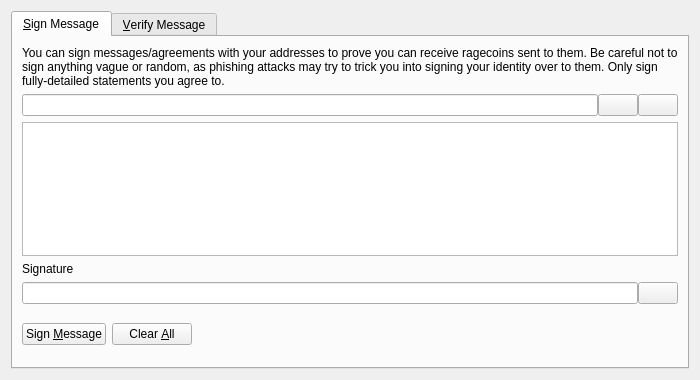
<?xml version="1.0" encoding="UTF-8"?>
<ui version="4.0">
 <class>SignVerifyMessageDialog</class>
 <widget class="QDialog" name="SignVerifyMessageDialog">
  <property name="geometry">
   <rect>
    <x>0</x>
    <y>0</y>
    <width>700</width>
    <height>380</height>
   </rect>
  </property>
  <property name="windowTitle">
   <string>Signatures - Sign / Verify a Message</string>
  </property>
  <property name="modal">
   <bool>true</bool>
  </property>
  <layout class="QVBoxLayout" name="verticalLayout">
   <item>
    <widget class="QTabWidget" name="tabWidget">
     <property name="currentIndex">
      <number>0</number>
     </property>
     <widget class="QWidget" name="tabSignMessage">
      <attribute name="title">
       <string>&amp;Sign Message</string>
      </attribute>
      <layout class="QVBoxLayout" name="verticalLayout_SM">
       <item>
        <widget class="QLabel" name="infoLabel_SM">
         <property name="text">
          <string>You can sign messages/agreements with your addresses to prove you can receive ragecoins sent to them. Be careful not to sign anything vague or random, as phishing attacks may try to trick you into signing your identity over to them. Only sign fully-detailed statements you agree to.</string>
         </property>
         <property name="textFormat">
          <enum>Qt::PlainText</enum>
         </property>
         <property name="wordWrap">
          <bool>true</bool>
         </property>
        </widget>
       </item>
       <item>
        <layout class="QHBoxLayout" name="horizontalLayout_1_SM">
         <property name="spacing">
          <number>0</number>
         </property>
         <item>
          <widget class="QValidatedLineEdit" name="addressIn_SM">
           <property name="toolTip">
            <string>The Ragecoin address to sign the message with</string>
           </property>
          </widget>
         </item>
         <item>
          <widget class="QPushButton" name="addressBookButton_SM">
           <property name="toolTip">
            <string>Choose previously used address</string>
           </property>
           <property name="text">
            <string/>
           </property>
           <property name="icon">
            <iconset resource="../bitcoin.qrc">
             <normaloff>:/icons/address-book</normaloff>:/icons/address-book</iconset>
           </property>
           <property name="shortcut">
            <string>Alt+A</string>
           </property>
           <property name="autoDefault">
            <bool>false</bool>
           </property>
          </widget>
         </item>
         <item>
          <widget class="QPushButton" name="pasteButton_SM">
           <property name="toolTip">
            <string>Paste address from clipboard</string>
           </property>
           <property name="text">
            <string/>
           </property>
           <property name="icon">
            <iconset resource="../bitcoin.qrc">
             <normaloff>:/icons/editpaste</normaloff>:/icons/editpaste</iconset>
           </property>
           <property name="shortcut">
            <string>Alt+P</string>
           </property>
           <property name="autoDefault">
            <bool>false</bool>
           </property>
          </widget>
         </item>
        </layout>
       </item>
       <item>
        <widget class="QPlainTextEdit" name="messageIn_SM">
         <property name="toolTip">
          <string>Enter the message you want to sign here</string>
         </property>
        </widget>
       </item>
       <item>
        <widget class="QLabel" name="signatureLabel_SM">
         <property name="text">
          <string>Signature</string>
         </property>
         <property name="textFormat">
          <enum>Qt::PlainText</enum>
         </property>
        </widget>
       </item>
       <item>
        <layout class="QHBoxLayout" name="horizontalLayout_2_SM">
         <property name="spacing">
          <number>0</number>
         </property>
         <item>
          <widget class="QLineEdit" name="signatureOut_SM">
           <property name="font">
            <font>
             <italic>true</italic>
            </font>
           </property>
           <property name="readOnly">
            <bool>true</bool>
           </property>
          </widget>
         </item>
         <item>
          <widget class="QPushButton" name="copySignatureButton_SM">
           <property name="toolTip">
            <string>Copy the current signature to the system clipboard</string>
           </property>
           <property name="text">
            <string/>
           </property>
           <property name="icon">
            <iconset resource="../bitcoin.qrc">
             <normaloff>:/icons/editcopy</normaloff>:/icons/editcopy</iconset>
           </property>
           <property name="autoDefault">
            <bool>false</bool>
           </property>
          </widget>
         </item>
        </layout>
       </item>
       <item>
        <layout class="QHBoxLayout" name="horizontalLayout_3_SM">
         <item>
          <widget class="QPushButton" name="signMessageButton_SM">
           <property name="toolTip">
            <string>Sign the message to prove you own this Ragecoin address</string>
           </property>
           <property name="text">
            <string>Sign &amp;Message</string>
           </property>
           <property name="icon">
            <iconset resource="../bitcoin.qrc">
             <normaloff>:/icons/edit</normaloff>:/icons/edit</iconset>
           </property>
           <property name="autoDefault">
            <bool>false</bool>
           </property>
          </widget>
         </item>
         <item>
          <widget class="QPushButton" name="clearButton_SM">
           <property name="toolTip">
            <string>Reset all sign message fields</string>
           </property>
           <property name="text">
            <string>Clear &amp;All</string>
           </property>
           <property name="icon">
            <iconset resource="../bitcoin.qrc">
             <normaloff>:/icons/remove</normaloff>:/icons/remove</iconset>
           </property>
           <property name="autoDefault">
            <bool>false</bool>
           </property>
          </widget>
         </item>
         <item>
          <spacer name="horizontalSpacer_1_SM">
           <property name="orientation">
            <enum>Qt::Horizontal</enum>
           </property>
           <property name="sizeHint" stdset="0">
            <size>
             <width>40</width>
             <height>48</height>
            </size>
           </property>
          </spacer>
         </item>
         <item>
          <widget class="QLabel" name="statusLabel_SM">
           <property name="font">
            <font>
             <weight>75</weight>
             <bold>true</bold>
            </font>
           </property>
           <property name="text">
            <string/>
           </property>
           <property name="wordWrap">
            <bool>true</bool>
           </property>
          </widget>
         </item>
         <item>
          <spacer name="horizontalSpacer_2_SM">
           <property name="orientation">
            <enum>Qt::Horizontal</enum>
           </property>
           <property name="sizeHint" stdset="0">
            <size>
             <width>40</width>
             <height>48</height>
            </size>
           </property>
          </spacer>
         </item>
        </layout>
       </item>
      </layout>
     </widget>
     <widget class="QWidget" name="tabVerifyMessage">
      <attribute name="title">
       <string>&amp;Verify Message</string>
      </attribute>
      <layout class="QVBoxLayout" name="verticalLayout_VM">
       <item>
        <widget class="QLabel" name="infoLabel_VM">
         <property name="text">
          <string>Enter the receiver's address, message (ensure you copy line breaks, spaces, tabs, etc. exactly) and signature below to verify the message. Be careful not to read more into the signature than what is in the signed message itself, to avoid being tricked by a man-in-the-middle attack. Note that this only proves the signing party receives with the address, it cannot prove sendership of any transaction!</string>
         </property>
         <property name="textFormat">
          <enum>Qt::PlainText</enum>
         </property>
         <property name="alignment">
          <set>Qt::AlignLeading|Qt::AlignLeft|Qt::AlignTop</set>
         </property>
         <property name="wordWrap">
          <bool>true</bool>
         </property>
        </widget>
       </item>
       <item>
        <layout class="QHBoxLayout" name="horizontalLayout_1_VM">
         <property name="spacing">
          <number>0</number>
         </property>
         <item>
          <widget class="QValidatedLineEdit" name="addressIn_VM">
           <property name="toolTip">
            <string>The Ragecoin address the message was signed with</string>
           </property>
          </widget>
         </item>
         <item>
          <widget class="QPushButton" name="addressBookButton_VM">
           <property name="toolTip">
            <string>Choose previously used address</string>
           </property>
           <property name="text">
            <string/>
           </property>
           <property name="icon">
            <iconset resource="../bitcoin.qrc">
             <normaloff>:/icons/address-book</normaloff>:/icons/address-book</iconset>
           </property>
           <property name="shortcut">
            <string>Alt+A</string>
           </property>
           <property name="autoDefault">
            <bool>false</bool>
           </property>
          </widget>
         </item>
        </layout>
       </item>
       <item>
        <widget class="QPlainTextEdit" name="messageIn_VM"/>
       </item>
       <item>
        <widget class="QValidatedLineEdit" name="signatureIn_VM"/>
       </item>
       <item>
        <layout class="QHBoxLayout" name="horizontalLayout_2_VM">
         <item>
          <widget class="QPushButton" name="verifyMessageButton_VM">
           <property name="toolTip">
            <string>Verify the message to ensure it was signed with the specified Ragecoin address</string>
           </property>
           <property name="text">
            <string>Verify &amp;Message</string>
           </property>
           <property name="icon">
            <iconset resource="../bitcoin.qrc">
             <normaloff>:/icons/transaction_0</normaloff>:/icons/transaction_0</iconset>
           </property>
           <property name="autoDefault">
            <bool>false</bool>
           </property>
          </widget>
         </item>
         <item>
          <widget class="QPushButton" name="clearButton_VM">
           <property name="toolTip">
            <string>Reset all verify message fields</string>
           </property>
           <property name="text">
            <string>Clear &amp;All</string>
           </property>
           <property name="icon">
            <iconset resource="../bitcoin.qrc">
             <normaloff>:/icons/remove</normaloff>:/icons/remove</iconset>
           </property>
           <property name="autoDefault">
            <bool>false</bool>
           </property>
          </widget>
         </item>
         <item>
          <spacer name="horizontalSpacer_1_VM">
           <property name="orientation">
            <enum>Qt::Horizontal</enum>
           </property>
           <property name="sizeHint" stdset="0">
            <size>
             <width>40</width>
             <height>48</height>
            </size>
           </property>
          </spacer>
         </item>
         <item>
          <widget class="QLabel" name="statusLabel_VM">
           <property name="font">
            <font>
             <weight>75</weight>
             <bold>true</bold>
            </font>
           </property>
           <property name="text">
            <string/>
           </property>
           <property name="wordWrap">
            <bool>true</bool>
           </property>
          </widget>
         </item>
         <item>
          <spacer name="horizontalSpacer_2_VM">
           <property name="orientation">
            <enum>Qt::Horizontal</enum>
           </property>
           <property name="sizeHint" stdset="0">
            <size>
             <width>40</width>
             <height>48</height>
            </size>
           </property>
          </spacer>
         </item>
        </layout>
       </item>
      </layout>
     </widget>
    </widget>
   </item>
  </layout>
 </widget>
 <customwidgets>
  <customwidget>
   <class>QValidatedLineEdit</class>
   <extends>QLineEdit</extends>
   <header>qvalidatedlineedit.h</header>
  </customwidget>
 </customwidgets>
 <resources>
  <include location="../bitcoin.qrc"/>
 </resources>
 <connections/>
</ui>
